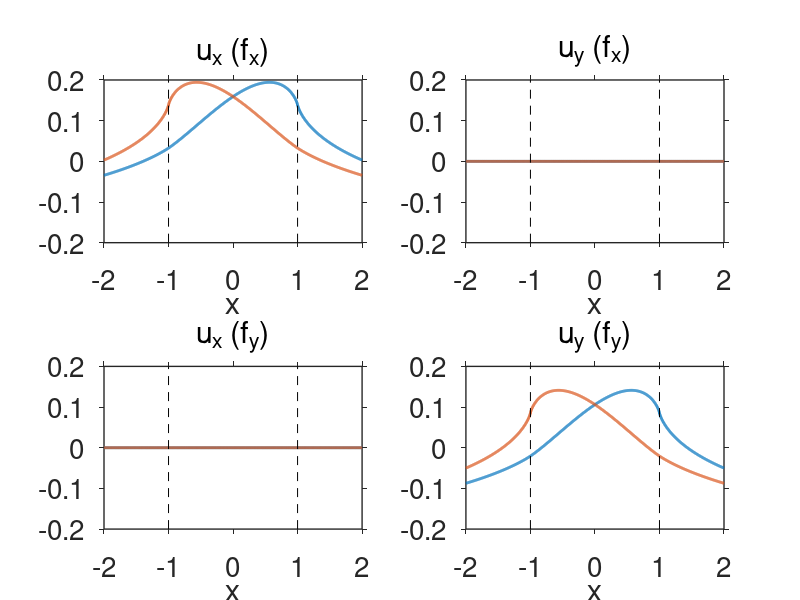
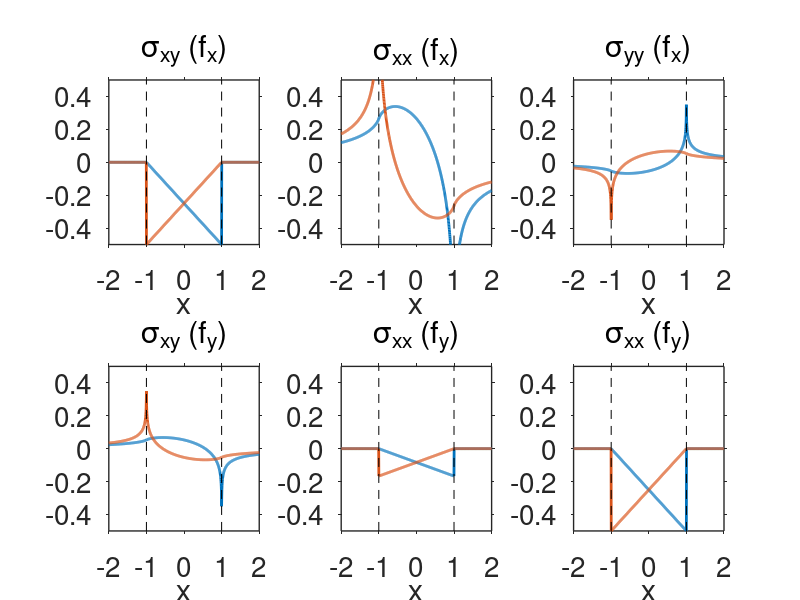

Recreate these plots in MATLAB, in order.
% script to convert Mathematica expressions to MATLAB
% for Kelvin problem with linearly varying body forces along a line segment
% 
% AUTHORS:
% Rishav Mallick, JPL, 2024

clear

mu = 1;
nu = 0.25;

Nobs = 1000;
xo = linspace(-2,2,Nobs)';
yo = zeros(Nobs,1);

% Displacement kernels copied over from Mathematica for a horizontal line
% element present at y = 0, -w <= x <= w
% 
% ux,uy kernels have two linear basis functions
% f1: goes from (-w,0) to (w,1)
% f2: goes from (-w,1) to (w,0)

% ux kernels (is non-zero at yo = 0 only for fx)
ux_1 = @(fx,fy,w) ((1/8).*fx.*w.^(-1).*(w+(-1).*xo).*(3.*w+xo).*mu.^(-1).*nu.*(pi+(-1) ...
  .*pi.*nu).^(-1).*log((w+(-1).*xo).^2+yo.^2)+(1/32).*fx.*pi.^(-1).* ...
  w.^(-1).*mu.^(-1).*((-1)+nu).^(-1).*(4.*w.*(8.*w.*((-1)+nu)+xo.*((-3) ...
  +4.*nu))+(-16).*(w+xo).*yo.*((-1)+nu).*atan2((w-xo),yo)+ ...
  (-16).*(w+xo).*yo.*((-1)+nu).*atan2((w+xo),yo)+(3.*(w+(-1).* ...
  xo).*(3.*w+xo)+yo.^2.*(5+(-4).*nu)).*log((w+(-1).*xo).^2+yo.^2)+( ...
  3.*(w+xo).^2+(-5).*yo.^2+(-4).*(w+xo+(-1).*yo).*(w+xo+yo).*nu).* ...
  log((w+xo).^2+yo.^2)) + ...
  (1/16).*fy.*pi.^(-1).*w.^(-1).*yo.*mu.^(-1).*((-1)+nu).^(-1).*(4.*w+ ...
  (-2).*yo.*(atan2((w-xo),yo)+atan2((w+xo),yo))+( ...
  w+xo).*(log((w+(-1).*xo).^2+yo.^2)+(-1).*log((w+xo).^2+yo.^2))))./2;

ux_2 = @(fx,fy,w) (1/64).*fx.*pi.^(-1).*w.^(-1).*(w+(-1).*xo).^2.*mu.^(-1).*(3+(-4).* ...
  nu).*((-1)+nu).^(-1).*log((w+(-1).*xo).^2+yo.^2)+(1/32).*pi.^(-1).* ...
  w.^(-1).*(w+(-1).*xo).*mu.^(-1).*((-1)+nu).^(-1).*((-8).*fx.*yo.*(( ...
  -1)+nu).*(atan2((w-xo),yo)+atan2((w+xo),yo))+fy.* ...
  yo.*log((w+(-1).*xo).^2+yo.^2))+(1/64).*pi.^(-1).*w.^(-1).*mu.^(-1) ...
  .*((-1)+nu).^(-1).*(4.*w.*((-2).*fy.*yo+fx.*xo.*(3+(-4).*nu)+8.*fx.* ...
  w.*((-1)+nu))+yo.^2.*(4.*fy.*(atan2((w-xo),yo)+atan2((w+xo),yo))+...
  fx.*((-5)+4.*nu).*log((w+(-1).*xo).^2+yo.^2))+(2.* ...
  fy.*((-1).*w+xo).*yo+fx.*(3.*(3.*w+(-1).*xo).*(w+xo)+5.*yo.^2+(-4) ...
  .*((3.*w+(-1).*xo).*(w+xo)+yo.^2).*nu)).*log((w+xo).^2+yo.^2));

% uy kernels (is non-zero at yo = 0 only for fy)
uy_1 = @(fx,fy,w) (1/32).*fx.*pi.^(-1).*w.^(-1).*yo.*mu.^(-1).*((-1)+nu).^(-1).*(4.*w+ ...
  (-2).*yo.*(atan2(w-xo,yo)+atan2(w+xo,yo))+( ...
  w+xo).*(log((w+(-1).*xo).^2+yo.^2)+(-1).*log((w+xo).^2+yo.^2)))+( ...
  1/64).*fy.*pi.^(-1).*w.^(-1).*mu.^(-1).*((-1)+nu).^(-1).*(4.*w.*(2.* ...
  w+xo).*((-3)+4.*nu)+8.*(w+xo).*yo.*((-1)+2.*nu).*atan2((-w+xo),yo)+...
  (-8).*(w+xo).*yo.*((-1)+2.*nu).*atan2(w+xo,yo)+( ...
  w.^2.*(9+(-12).*nu)+yo.^2.*(1+(-4).*nu)+2.*w.*xo.*((-3)+4.*nu)+ ...
  xo.^2.*((-3)+4.*nu)).*log((w+(-1).*xo).^2+yo.^2)+(-1).*((-3).*(w+ ...
  xo).^2+yo.^2+4.*(w+xo+(-1).*yo).*(w+xo+yo).*nu).*log((w+xo).^2+ ...
  yo.^2));

uy_2 = @(fx,fy,w) fx.*((-1/32).*pi.^(-1).*w.^(-1).*yo.*mu.^(-1).*((-1)+nu).^(-1).*(4.* ...
  w+(-2).*yo.*(atan2(w-xo,yo)+atan2(w+xo,yo))+ ...
  ((-1).*w+xo).*log((w+(-1).*xo).^2+yo.^2))+(w+(-1).*xo).*yo.*(32.* ...
  pi.*w.*mu+(-32).*pi.*w.*mu.*nu).^(-1).*log(w.^2+2.*w.*xo+xo.^2+yo.^2) ...
  )+fy.*((-1/8).*pi.^(-1).*w.^(-1).*(w+(-1).*xo).*yo.*mu.^(-1).*((-1) ...
  +nu).^(-1).*((-1)+2.*nu).*(atan2(w-xo,yo)+atan2((w+xo),yo))+...
  (1/64).*pi.^(-1).*w.^(-1).*(w+(-1).*xo).^2.*mu.^(-1).* ...
  (3+(-4).*nu).*((-1)+nu).^(-1).*log((w+(-1).*xo).^2+yo.^2)+(1/64).* ...
  pi.^(-1).*w.^(-1).*mu.^(-1).*((-1)+nu).^(-1).*(4.*w.*(2.*w+(-1).*xo) ...
  .*((-3)+4.*nu)+yo.^2.*((-1)+4.*nu).*log((w+(-1).*xo).^2+yo.^2)+(3.*( ...
  3.*w+(-1).*xo).*(w+xo)+yo.^2+(-4).*((3.*w+(-1).*xo).*(w+xo)+yo.^2) ...
  .*nu).*log((w+xo).^2+yo.^2)));

% sxy kernels
sxy_1 = @(fx,fy,w) (-1/8).*fx.*pi.^(-1).*w.^(-1).*((-1)+nu).^(-1).*(2.*w.*(w+(-1).*xo) ...
  .*yo.*((w+(-1).*xo).^2+yo.^2).^(-1)+2.*(w+xo).*((-1)+nu).*atan2((w-xo),yo)+...
  2.*(w+xo).*((-1)+nu).*atan2((w+xo),yo)+( ...
  1/2).*yo.*((-3)+2.*nu).*(log((w+(-1).*xo).^2+yo.^2)+(-1).*log((w+ ...
  xo).^2+yo.^2)))+(1/8).*fy.*pi.^(-1).*w.^(-1).*((-1)+nu).^(-1).*(( ...
  -2).*w.*(w+(-1).*xo).^2.*((w+(-1).*xo).^2+yo.^2).^(-1)+4.*w.*nu+2.* ...
  yo.*nu.*atan2((-w+xo),yo)+(-2).*yo.*nu.*atan2((w+xo),yo)+...
  (1/2).*(w+xo).*((-1)+2.*nu).*(log((w+(-1).*xo).^2+yo.^2)+ ...
  (-1).*log((w+xo).^2+yo.^2)));

sxy_2 = @(fx,fy,w) (-1/16).*fx.*pi.^(-1).*w.^(-1).*((-1)+nu).^(-1).*(4.*w.*(w+xo).* ...
  yo.*((w+xo).^2+yo.^2).^(-1)+4.*(w+(-1).*xo).*((-1)+nu).*atan2((w-xo),yo)+4.*(w+(-1).*xo).*((-1)+nu).*atan2(w+xo,yo)+...
  (-1).*yo.*((-3)+2.*nu).*(log((w+(-1).*xo).^2+yo.^2)+(-1).*log( ...
  (w+xo).^2+yo.^2)))+(-1/16).*fy.*pi.^(-1).*w.^(-1).*((-1)+nu).^(-1) ...
  .*((-4).*w.*(w+xo).^2.*((w+xo).^2+yo.^2).^(-1)+8.*w.*nu+(-4).*yo.* ...
  nu.*atan2(w-xo,yo)+(-4).*yo.*nu.*atan2((w+xo),yo)+...
  ((-1).*w+xo).*((-1)+2.*nu).*(log((w+(-1).*xo).^2+yo.^2)+(-1).* ...
  log((w+xo).^2+yo.^2)));

% sxx kernels
sxx_1 = @(fx,fy,w) (1/8).*fx.*pi.^(-1).*w.^(-1).*((-1)+nu).^(-1).*(((w+(-1).*xo).^2+ ...
  yo.^2).^(-1).*((-6).*w.*(w+(-1).*xo).^2+(-8).*w.*yo.^2)+4.*w.*nu+( ...
  -2).*yo.*((-2)+nu).*atan2((w-xo),yo)+(-2).*yo.*((-2)+nu) ...
  .*atan2((w+xo),yo)+(1/2).*(w+xo).*((-3)+2.*nu).*(log((w+(-1) ...
  .*xo).^2+yo.^2)+(-1).*log((w+xo).^2+yo.^2)))+(1/8).*fy.*pi.^(-1).* ...
  w.^(-1).*((-1)+nu).^(-1).*(2.*w.*((-1).*w+xo).*yo.*((w+(-1).*xo) ...
  .^2+yo.^2).^(-1)+2.*(w+xo).*nu.*atan2((w-xo),yo)+2.*(w+ ...
  xo).*nu.*atan2((w+xo),yo)+(1/2).*yo.*(1+2.*nu).*(log((w+(-1).* ...
  xo).^2+yo.^2)+(-1).*log((w+xo).^2+yo.^2)));

sxx_2 = @(fx,fy,w) (1/16).*fx.*pi.^(-1).*w.^(-1).*((-1)+nu).^(-1).*(4.*w.*((w+xo).^2+ ...
  yo.^2).^(-1).*(3.*(w+xo).^2+4.*yo.^2+(-2).*((w+xo).^2+yo.^2).*nu)+ ...
  4.*yo.*((-2)+nu).*atan2(w-xo,yo)+4.*yo.*((-2)+nu).* ...
  atan2(w+xo,yo)+(w+(-1).*xo).*((-3)+2.*nu).*(log((w+(-1).* ...
  xo).^2+yo.^2)+(-1).*log((w+xo).^2+yo.^2)))+(1/16).*fy.*pi.^(-1).* ...
  w.^(-1).*((-1)+nu).^(-1).*((-4).*w.*(w+xo).*yo.*((w+xo).^2+yo.^2) ...
  .^(-1)+4.*(w+(-1).*xo).*nu.*atan2(w-xo,yo)+4.*(w+(-1) ...
  .*xo).*nu.*atan2(w+xo,yo)+(-1).*yo.*(1+2.*nu).*(log((w+(-1) ...
  .*xo).^2+yo.^2)+(-1).*log((w+xo).^2+yo.^2)));

% syy kernels
syy_1 = @(fx,fy,w) (-1/16).*fx.*pi.^(-1).*w.^(-1).*((-1)+nu).^(-1).*(((w+(-1).*xo).^2+ ...
  yo.^2).^(-1).*((-4).*w.*(w+(-1).*xo).^2+(-8).*w.*yo.^2)+8.*w.*nu+( ...
  -4).*yo.*((-1)+nu).*atan2((w-xo),yo)+(-4).*yo.*((-1)+nu) ...
  .*atan2((w+xo),yo)+(w+xo).*((-1)+2.*nu).*(log((w+(-1).*xo) ...
  .^2+yo.^2)+(-1).*log((w+xo).^2+yo.^2)))+(-1/8).*fy.*pi.^(-1).*w.^( ...
  -1).*((-1)+nu).^(-1).*(2.*w.*((-1).*w+xo).*yo.*((w+(-1).*xo).^2+ ...
  yo.^2).^(-1)+2.*(w+xo).*((-1)+nu).*atan2((w-xo),yo)+2.* ...
  (w+xo).*((-1)+nu).*atan2((w+xo),yo)+(1/2).*yo.*((-1)+2.*nu).*( ...
  log((w+(-1).*xo).^2+yo.^2)+(-1).*log((w+xo).^2+yo.^2)));

syy_2 = @(fx,fy,w) (-1/8).*fx.*pi.^(-1).*w.^(-1).*((-1)+nu).^(-1).*(2.*w.*((w+xo).^2+ ...
  yo.^2).^(-1).*((w+xo).^2+2.*yo.^2+(-2).*((w+xo).^2+yo.^2).*nu)+2.* ...
  yo.*((-1)+nu).*atan2(w-xo,yo)+2.*yo.*((-1)+nu).*atan2((w+xo),yo)+(1/2).*(w+(-1).*xo).*((-1)+2.*nu).*(log((w+(-1).* ...
  xo).^2+yo.^2)+(-1).*log((w+xo).^2+yo.^2)))+(-1/8).*fy.*pi.^(-1).* ...
  w.^(-1).*((-1)+nu).^(-1).*((-2).*w.*(w+xo).*yo.*((w+xo).^2+yo.^2) ...
  .^(-1)+2.*(w+(-1).*xo).*((-1)+nu).*atan2(w-xo,yo)+2.* ...
  (w+(-1).*xo).*((-1)+nu).*atan2(w+xo,yo)+(-1/2).*yo.*((-1)+ ...
  2.*nu).*(log((w+(-1).*xo).^2+yo.^2)+(-1).*log((w+xo).^2+yo.^2)));

% set element length
w = 1;

% Displacements
figure(1),clf
subplot(2,2,1)
plot(xo,ux_1(1,0,w),'Linewidth',2), hold on
plot(xo,ux_2(1,0,w),'Linewidth',2)
xlabel('x')
title('u_x (f_x)','FontWeight','normal')

subplot(2,2,3)
plot(xo,ux_1(0,1,w),'Linewidth',2), hold on
plot(xo,ux_2(0,1,w),'Linewidth',2)
xlabel('x')
title('u_x (f_y)','FontWeight','normal')

subplot(2,2,2)
plot(xo,uy_1(1,0,w),'Linewidth',2), hold on
plot(xo,uy_2(1,0,w),'Linewidth',2)
xlabel('x')
title('u_y (f_x)','FontWeight','normal')

subplot(2,2,4)
plot(xo,uy_1(0,1,w),'Linewidth',2), hold on
plot(xo,uy_2(0,1,w),'Linewidth',2)
xlabel('x')
title('u_y (f_y)','FontWeight','normal')
set(findobj(gcf,'type','axes'),'FontSize',20,'LineWidth',1,'TickDir','both','YLim',[-1 1]*0.2);
for i = 1:4
    subplot(2,2,i)
    plot([1 1]*w,get(gca,'YLim'),'k--')
    plot([1 1]*-w,get(gca,'YLim'),'k--')
end

% Stresses
% sxy
figure(11),clf
subplot(2,3,1)
plot(xo,sxy_1(1,0,w),'Linewidth',2), hold on
plot(xo,sxy_2(1,0,w),'Linewidth',2)
xlabel('x')
title('\sigma_{xy} (f_x)','FontWeight','normal')

subplot(2,3,4)
plot(xo,sxy_1(0,1,w),'Linewidth',2), hold on
plot(xo,sxy_2(0,1,w),'Linewidth',2)
xlabel('x')
title('\sigma_{xy} (f_y)','FontWeight','normal')

% sxx
subplot(2,3,2)
plot(xo,sxx_1(1,0,w),'Linewidth',2), hold on
plot(xo,sxx_2(1,0,w),'Linewidth',2)
xlabel('x')
title('\sigma_{xx} (f_x)','FontWeight','normal')

subplot(2,3,5)
plot(xo,sxx_1(0,1,w),'Linewidth',2), hold on
plot(xo,sxx_2(0,1,w),'Linewidth',2)
xlabel('x')
title('\sigma_{xx} (f_y)','FontWeight','normal')

% syy
subplot(2,3,3)
plot(xo,syy_1(1,0,w),'Linewidth',2), hold on
plot(xo,syy_2(1,0,w),'Linewidth',2)
xlabel('x')
title('\sigma_{yy} (f_x)','FontWeight','normal')

subplot(2,3,6)
plot(xo,syy_1(0,1,w),'Linewidth',2), hold on
plot(xo,syy_2(0,1,w),'Linewidth',2)
xlabel('x')
title('\sigma_{xx} (f_y)','FontWeight','normal')

set(findobj(gcf,'type','axes'),'FontSize',20,'LineWidth',1,'TickDir','both','YLim',[-1 1]*0.5);
for i = 1:6
    subplot(2,3,i)
    plot([1 1]*w,get(gca,'YLim'),'k--')
    plot([1 1]*-w,get(gca,'YLim'),'k--')
end
